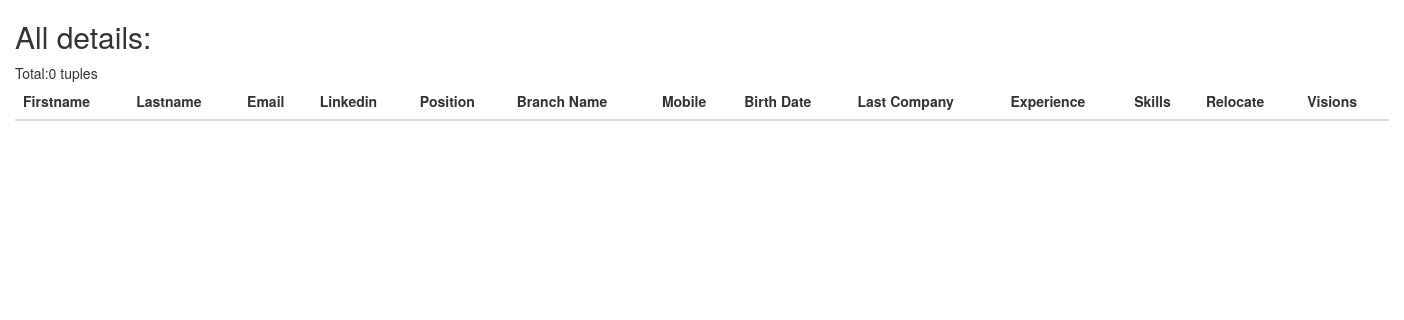
The app's page /tables/alltables.php, older data.
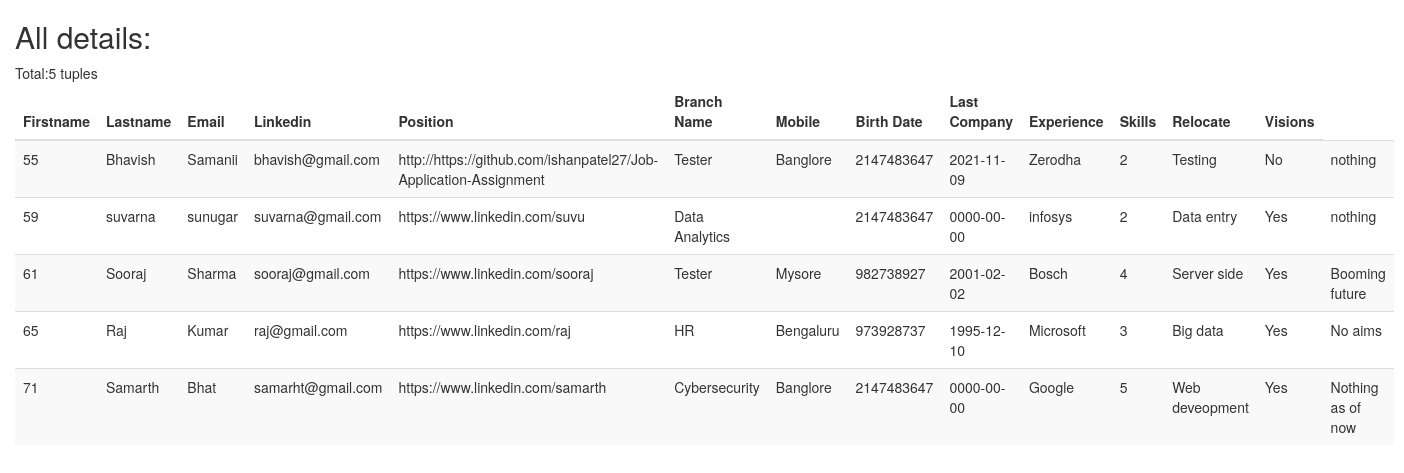
The same page, newer data.
### tables this page shows
CREATE TABLE `submissions` (
  `id` int(11) NOT NULL,
  `fname` varchar(100) DEFAULT NULL,
  `lname` varchar(100) DEFAULT NULL,
  `email` varchar(100) NOT NULL,
  `linkedin` varchar(100) DEFAULT NULL,
  `position` varchar(100) DEFAULT NULL,
  `branch` varchar(100) DEFAULT NULL,
  `relocate` varchar(10) DEFAULT NULL,
  `date` date NOT NULL DEFAULT current_timestamp()
);

CREATE TABLE `locate` (
  `id` int(11) NOT NULL,
  `name` varchar(100) NOT NULL,
  `branch` varchar(100) NOT NULL,
  `position` varchar(100) NOT NULL,
  `mobile` int(11) NOT NULL
);

CREATE TABLE `applicant` (
  `id` int(11) NOT NULL,
  `name` varchar(100) NOT NULL,
  `email` varchar(100) NOT NULL,
  `mobile` int(11) NOT NULL,
  `dob` date NOT NULL DEFAULT current_timestamp()
);

CREATE TABLE `background` (
  `id` int(11) NOT NULL,
  `name` varchar(100) NOT NULL,
  `lwc` varchar(100) NOT NULL,
  `xp` int(11) NOT NULL,
  `skill` varchar(100) NOT NULL
);

CREATE TABLE `visions` (
  `id` int(11) NOT NULL,
  `name` varchar(100) NOT NULL,
  `vision` text NOT NULL,
  `skills` varchar(100) NOT NULL
);

### tables/alltables.php (the view, shortened to what this page needs)
<?php
$link=new mysqli("localhost","root","","jobapp1");
?>
<!DOCTYPE html>
<html lang="en">
<head>
    <link rel="stylesheet" href="https://maxcdn.bootstrapcdn.com/bootstrap/3.4.1/css/bootstrap.min.css">
</head>
<body>
<div class="col-md-12 ">
<h2>All details:</h2>
<table class="table table-striped table-hover  table-responsive">
    <thead>
      <tr>
        <th>Firstname</th>
        <th>Lastname</th>
        <th>Email</th>
        <th>Linkedin</th>
        <th>Position</th>
        <th>Branch Name</th>
        <th>Mobile</th>
        <th>Birth Date</th>
        <th>Last Company</th>
        <th>Experience</th>
        <th>Skills</th>
        <th>Relocate</th>
        <th>Visions</th>
      </tr>
    </thead>
    <tbody>
<?php
    $res = mysqli_query($link, "SELECT s.id, s.fname,s.lname,s.email,s.linkedin,s.position,s.branch,s.relocate,a.dob,b.lwc,b.xp,b.skill,
    l.mobile,v.vision from submissions s,applicant a,`locate` l,background b,visions v where s.fname=a.name and s.fname=l.name and s.fname=b.name and s.fname=v.name and s.id=a.id;");
    while($row=mysqli_fetch_array($res))
    {
        echo "<tr>";
        echo "<td>"; echo $row["id"]; echo "</td>";
        echo "<td>"; echo $row["fname"]; echo "</td>";
        echo "<td>"; echo $row["lname"]; echo "</td>";
        echo "<td>"; echo $row["email"]; echo "</td>";
        echo "<td>"; echo $row["linkedin"]; echo "</td>";
        echo "<td>"; echo $row["position"]; echo "</td>";
        echo "<td>"; echo $row["branch"]; echo "</td>";
        echo "<td>"; echo $row["mobile"]; echo "</td>";
        echo "<td>"; echo $row["dob"]; echo "</td>";
        echo "<td>"; echo $row["lwc"]; echo "</td>";
        echo "<td>"; echo $row["xp"]; echo "</td>";
        echo "<td>"; echo $row["skill"]; echo "</td>";
        echo "<td>"; echo $row["relocate"]; echo "</td>";
        echo "<td>"; echo $row["vision"]; echo "</td>";
        echo "</tr>";
    }
?>
    </tbody>
  </table>
</body>
</html>

Row changes from the older to the newer data that the page shows:
added submissions: id "55", fname "Bhavish", lname "Samanii", email "bhavish@gmail.com", linkedin "http://https://github.com/ishanpatel27/Job-Application-Assignment", position "Tester", branch "Banglore", locate.mobile "2147483647", applicant.dob "2021-11-09", background.lwc "Zerodha", background.xp "2", background.skill "Testing", relocate "No", visions.vision "nothing"
added submissions: id "59", fname "suvarna", lname "sunugar", email "suvarna@gmail.com", linkedin "https://www.linkedin.com/suvu", position "Data Analytics", locate.mobile "2147483647", applicant.dob "0000-00-00", background.lwc "infosys", background.xp "2", background.skill "Data entry", relocate "Yes", visions.vision "nothing"
added submissions: id "61", fname "Sooraj", lname "Sharma", email "sooraj@gmail.com", linkedin "https://www.linkedin.com/sooraj", position "Tester", branch "Mysore", locate.mobile "982738927", applicant.dob "2001-02-02", background.lwc "Bosch", background.xp "4", background.skill "Server side", relocate "Yes", visions.vision "Booming future"
added submissions: id "65", fname "Raj", lname "Kumar", email "raj@gmail.com", linkedin "https://www.linkedin.com/raj", position "HR", branch "Bengaluru", locate.mobile "973928737", applicant.dob "1995-12-10", background.lwc "Microsoft", background.xp "3", background.skill "Big data", relocate "Yes", visions.vision "No aims"
added submissions: id "71", fname "Samarth", lname "Bhat", email "samarht@gmail.com", linkedin "https://www.linkedin.com/samarth", position "Cybersecurity", branch "Banglore", locate.mobile "2147483647", applicant.dob "0000-00-00", background.lwc "Google", background.xp "5", background.skill "Web deveopment", relocate "Yes", visions.vision "Nothing as of now"
Text that changed along with them:
text written by a page script: "Total:0 tuples" → "Total:5 tuples"
